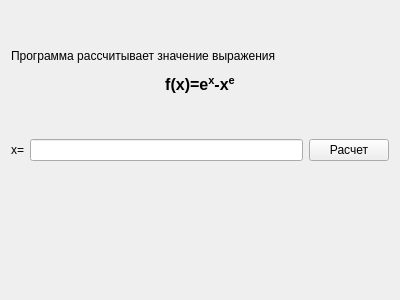
<?xml version="1.0" encoding="UTF-8"?>
<ui version="4.0">
 <class>MainWindow</class>
 <widget class="QMainWindow" name="MainWindow">
  <property name="geometry">
   <rect>
    <x>0</x>
    <y>0</y>
    <width>400</width>
    <height>300</height>
   </rect>
  </property>
  <property name="windowTitle">
   <string>Lab6OS</string>
  </property>
  <widget class="QWidget" name="centralWidget">
   <layout class="QVBoxLayout" name="verticalLayout">
    <item>
     <widget class="QLabel" name="label">
      <property name="text">
       <string>&lt;html&gt;&lt;head/&gt;&lt;body&gt;&lt;p&gt;Программа рассчитывает значение выражения&lt;/p&gt;&lt;p align=&quot;center&quot;&gt;&lt;span style=&quot; font-size:12pt; font-weight:600;&quot;&gt;f(x)=e&lt;/span&gt;&lt;span style=&quot; font-size:12pt; font-weight:600; vertical-align:super;&quot;&gt;x&lt;/span&gt;&lt;span style=&quot; font-size:12pt; font-weight:600;&quot;&gt;-x&lt;/span&gt;&lt;span style=&quot; font-size:12pt; font-weight:600; vertical-align:super;&quot;&gt;e&lt;/span&gt;&lt;/p&gt;&lt;/body&gt;&lt;/html&gt;</string>
      </property>
     </widget>
    </item>
    <item>
     <layout class="QHBoxLayout" name="horizontalLayout">
      <item>
       <widget class="QLabel" name="label_2">
        <property name="sizePolicy">
         <sizepolicy hsizetype="Minimum" vsizetype="Minimum">
          <horstretch>0</horstretch>
          <verstretch>0</verstretch>
         </sizepolicy>
        </property>
        <property name="text">
         <string>x=</string>
        </property>
        <property name="alignment">
         <set>Qt::AlignRight|Qt::AlignTrailing|Qt::AlignVCenter</set>
        </property>
       </widget>
      </item>
      <item>
       <widget class="QLineEdit" name="lineEdit"/>
      </item>
      <item>
       <widget class="QPushButton" name="pushButton">
        <property name="text">
         <string>Расчет</string>
        </property>
       </widget>
      </item>
     </layout>
    </item>
    <item>
     <widget class="QLabel" name="label_3">
      <property name="font">
       <font>
        <pointsize>12</pointsize>
        <weight>75</weight>
        <bold>true</bold>
       </font>
      </property>
      <property name="text">
       <string/>
      </property>
      <property name="alignment">
       <set>Qt::AlignCenter</set>
      </property>
     </widget>
    </item>
   </layout>
  </widget>
  <widget class="QMenuBar" name="menuBar">
   <property name="geometry">
    <rect>
     <x>0</x>
     <y>0</y>
     <width>400</width>
     <height>26</height>
    </rect>
   </property>
  </widget>
 </widget>
 <layoutdefault spacing="6" margin="11"/>
 <resources/>
 <connections/>
</ui>
